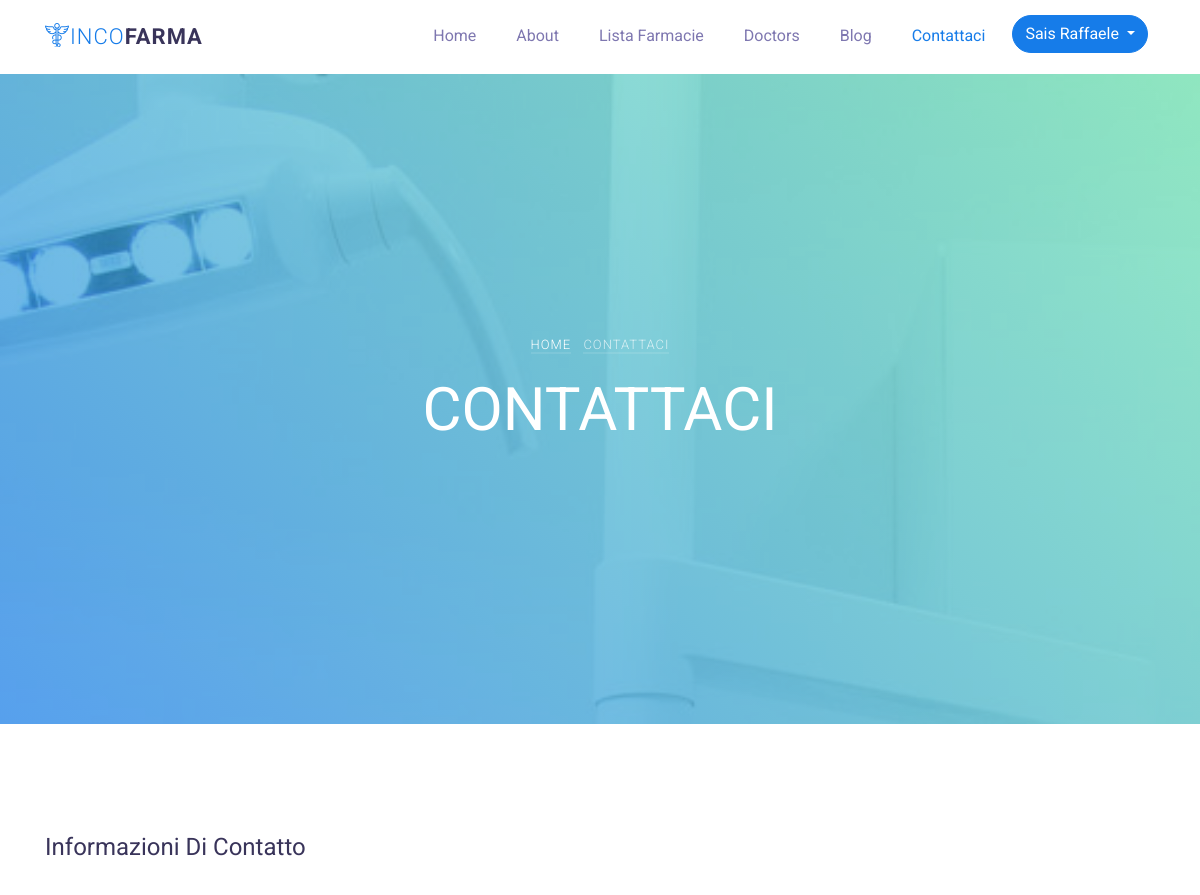
Page /Sito/Contattaci.php (signed in, upper part) on the earlier database version.
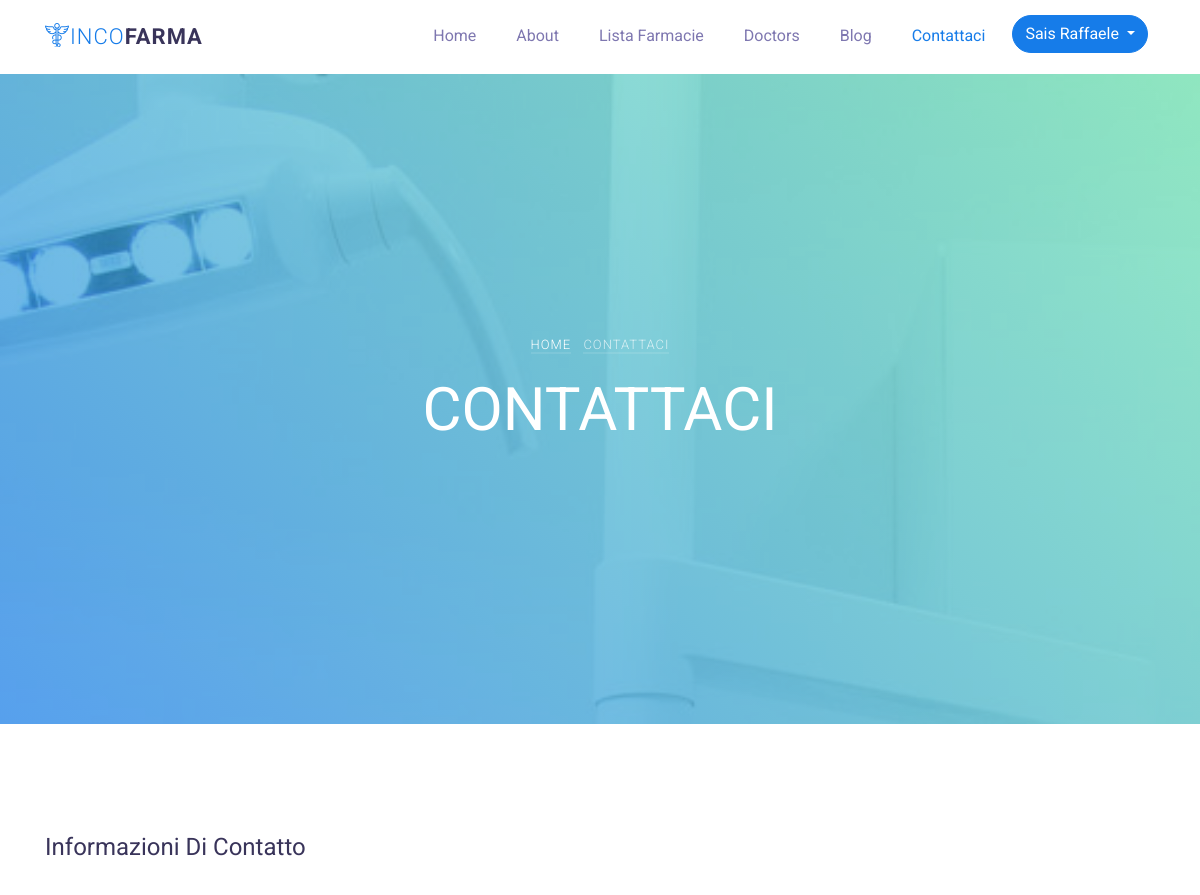
Same page on the later database version.
### tables this page shows
CREATE TABLE Utenti
(
  CF char(16) NOT NULL,
  Nome VARCHAR(30) NOT NULL,
  Cognome VARCHAR(30) NOT NULL,
  Email VARCHAR(50) NOT NULL UNIQUE ,
  Password VARCHAR(255) NOT NULL,
  FotoProfilo VARCHAR(255) NOT NULL DEFAULT 'img/Utenti/default.png',
  isAdmin BOOLEAN NOT NULL DEFAULT 0,
  ksFarmaciaPreferita INT NOT NULL,
  TokenPass VARCHAR(255),
  PRIMARY KEY (CF),
  FOREIGN KEY (ksFarmaciaPreferita) REFERENCES SediFarmacie(idSede)
);

### Sito/script/funzioni.php (called while the page is built, shortened)
<?php
    require_once 'config.php';
    function doQuery($Query)
    {
        global $Db;
        $Ris=mysqli_query($Db,$Query);
        return $Ris;
    }
    function getInfoUtentebyId($idUt)
    {
        $Query="SELECT * FROM Utenti WHERE CF='{$idUt}'";
        $Ris=doQuery($Query);
        if($Ris)
        {
            while($row=mysqli_fetch_array($Ris))
            {
                return $row;
            }
        }
        return null;
    }

### Sito/Contattaci.php (the view, shortened to what this page needs)
<?php
require_once 'script/funzioni.php';
$isLoggato=false;
$Utente=null;
if(isset($_SESSION["idUt"]))
{
    $isLoggato=true;
    $Utente=getInfoUtentebyId($_SESSION["idUt"]);
}
?>
<!DOCTYPE html>
<html lang="it">
  <head>
    <link rel="stylesheet" href="css/open-iconic-bootstrap.min.css">
    <link rel="stylesheet" href="css/animate.css">
    <link rel="stylesheet" href="css/owl.carousel.min.css">
    <link rel="stylesheet" href="css/owl.theme.default.min.css">
    <link rel="stylesheet" href="css/magnific-popup.css">
    <link rel="stylesheet" href="css/aos.css">
    <link rel="stylesheet" href="css/ionicons.min.css">
    <link rel="stylesheet" href="css/bootstrap-datepicker.css">
    <link rel="stylesheet" href="css/jquery.timepicker.css">
    <link rel="stylesheet" href="css/flaticon.css">
    <link rel="stylesheet" href="css/icomoon.css">
    <link rel="stylesheet" href="css/style.css">
  </head>
  <body>
  <nav class="navbar navbar-expand-lg navbar-dark ftco_navbar bg-dark ftco-navbar-light" id="ftco-navbar">
    <div class="container">
      <a class="navbar-brand" href="index.php"><i class="flaticon-pharmacy"></i><span>Inco</span>Farma</a>
      <div class="collapse navbar-collapse" id="ftco-nav">
        <ul class="navbar-nav ml-auto">
          <li class="nav-item"><a href="index.php" class="nav-link">Home</a></li>
          <li class="nav-item"><a href="about.html" class="nav-link">About</a></li>
            <li class="nav-item"><a href="ListaFarmacie.php" class="nav-link">Lista Farmacie</a></li>
          <li class="nav-item"><a href="doctor.html" class="nav-link">Doctors</a></li>
          <li class="nav-item"><a href="blog.html" class="nav-link">Blog</a></li>
          <li class="nav-item active"><a class="nav-link">Contattaci</a></li>
            <?php
            if(!$isLoggato)
            {
                echo "<li class=\"nav-item cta\"><a href=\"contact.html\" class=\"nav-link\" data-toggle=\"modal\" data-target=\"#login-modal\"><span>Accedi</span></a></li>";
            }
            else if(!$Utente["isAdmin"])
            {
                echo "<li class=\"nav-item cta\" style='padding: 7px'>
                            <div class=\"btn-group\">
                                <button type=\"button\" class=\"btn btn-primary dropdown-toggle\" data-toggle=\"dropdown\">
                                    {$Utente["Cognome"]} {$Utente["Nome"]}
                                </button>
                                <div class=\"dropdown-menu\">
                                    <a class=\"dropdown-item\" href=\"Dashboard/AreaUtente.php\">Area Utente</a>
                                    <a class=\"dropdown-item\" href=\"ListaFarmacie.php?Esci=1\">Esci</a>
                                </div>
                            </div>
                            </li>";
            }
            else
            {
                echo "<li class=\"nav-item cta\" style='padding: 7px'>
                            <div class=\"btn-group\">
                                <button type=\"button\" class=\"btn btn-primary dropdown-toggle\" data-toggle=\"dropdown\">
                                    {$Utente["Cognome"]} {$Utente["Nome"]}
                                </button>
                                <div class=\"dropdown-menu\">
                                    <a class=\"dropdown-item\" href=\"Dashboard/AreaUtente.php\">Area Utente</a>
                                    <a class=\"dropdown-item\" href=\"Dashboard/AreaAdmin.php\">Area Admin</a>
                                    <a class=\"dropdown-item\" href=\"ListaFarmacie.php?Esci=1\">Esci</a>
                                </div>
                            </div>
                            </li>";
            }
            ?>
      </div>
    </div>
  </nav>
    <div class="hero-wrap" style="background-image: url('images/bg_6.jpg'); background-attachment:fixed;">
      <div class="overlay"></div>
      <div class="container">
        <div class="row no-gutters slider-text align-items-center justify-content-center" data-scrollax-parent="true">
          <div class="col-md-8 ftco-animate text-center">
            <p class="breadcrumbs"><span class="mr-2"><a href="index.php">Home</a></span> <span>Contattaci</span></p>
            <h1 class="mb-3 bread">Contattaci</h1>
          </div>
        </div>
      </div>
    </div>
   <section class="ftco-section contact-section ftco-degree-bg">
      <div class="container">
        <div class="row d-flex mb-5 contact-info">
          <div class="col-md-12 mb-4">
            <h2 class="h4">Informazioni Di Contatto</h2>
          </div>
        </div>
    </section>
  </body>
</html>

Differences in the rows shown:
changed utenti "Sais": isAdmin 0 → 1 (drawn)
